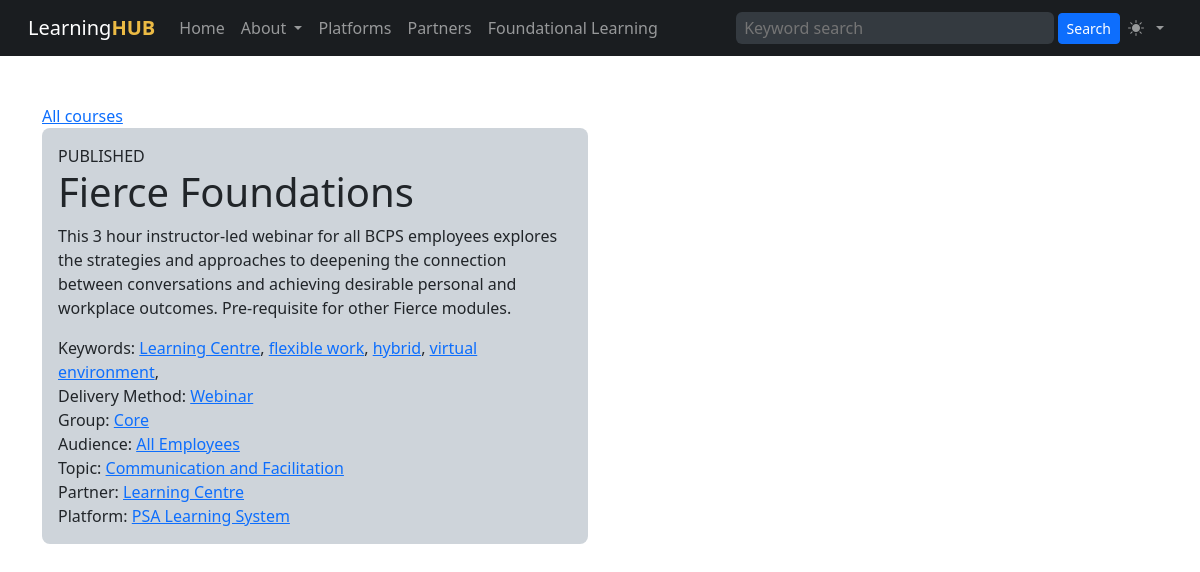
Page /course.php?cid=66 on the earlier database version.
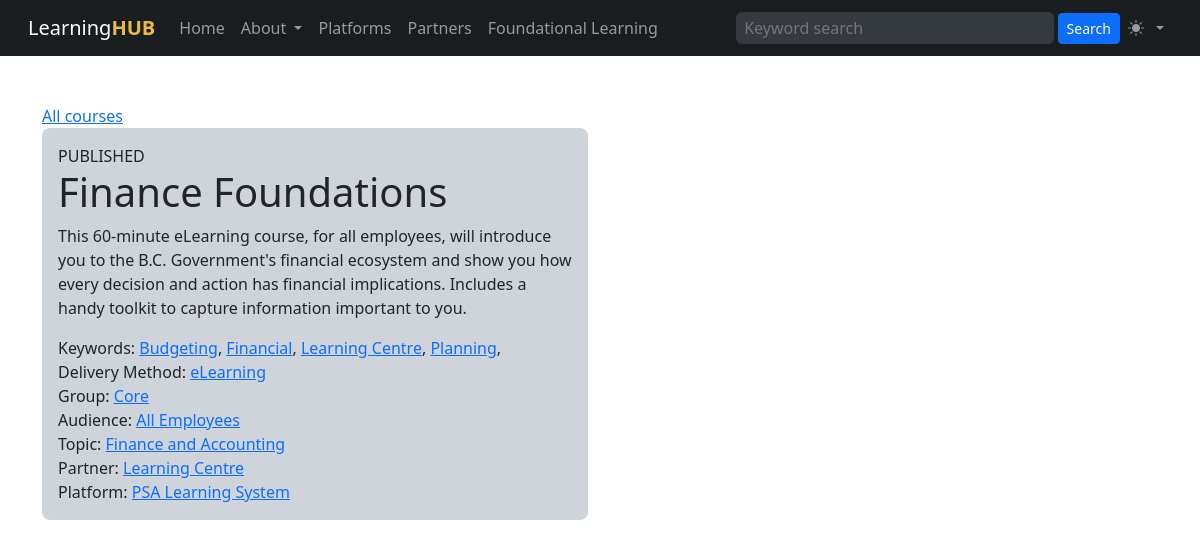
Same page on the later database version.
### tables this page shows
CREATE TABLE "courses" (
    "id" INTEGER PRIMARY KEY AUTOINCREMENT NOT NULL,
    "status" VARCHAR NOT NULL,
    "sortorder" INTEGER,
    "name" VARCHAR NOT NULL,
    "slug" VARCHAR,
    "description" VARCHAR NOT NULL,
    "created" DATETIME NOT NULL,
    "modified" DATETIME,
    "platform_last_updated" DATETIME,
    "expiry_date" DATETIME,
    "user_idir" VARCHAR,
    "course_id" INTEGER,
    "weight" INTEGER,
    "url" VARCHAR,
    "search" TEXT,
    "keywords" VARCHAR,
    "refresh_cycle" TEXT,
    "partner_id" INTEGER,
    "platform_id" INTEGER,
    "dmethod_id" INTEGER,
    "group_id" INTEGER,
    "audience_id" INTEGER,
    "topic_id" INTEGER,
    FOREIGN KEY(partner_id) REFERENCES learning_partners(id),
    FOREIGN KEY(platform_id) REFERENCES learning_platforms(id),
    FOREIGN KEY(dmethod_id) REFERENCES delivery_methods(id),
    FOREIGN KEY(group_id) REFERENCES groups(id),
    FOREIGN KEY(audience_id) REFERENCES audiences(id),
    FOREIGN KEY(topic_id) REFERENCES topics(id)
);

CREATE TABLE "delivery_methods" (
    "id" INTEGER PRIMARY KEY AUTOINCREMENT NOT NULL,
    "created" DATETIME,
    "modified" DATETIME,
    "sortorder" INTEGER,
    "name" VARCHAR,
    "slug" VARCHAR,
    "description" VARCHAR,
    "icon" VARCHAR,
    "color" VARCHAR
);

CREATE TABLE "groups" (
    "id" INTEGER PRIMARY KEY AUTOINCREMENT NOT NULL,
    "created" DATETIME,
    "modified" DATETIME,
    "sortorder" INTEGER,
    "name" VARCHAR,
    "slug" VARCHAR,
    "description" VARCHAR,
    "icon" VARCHAR,
    "color" VARCHAR
);

CREATE TABLE "audiences" (
    "id" INTEGER PRIMARY KEY AUTOINCREMENT NOT NULL,
    "created" DATETIME,
    "modified" DATETIME,
    "sortorder" INTEGER,
    "name" VARCHAR,
    "slug" VARCHAR,
    "description" VARCHAR,
    "icon" VARCHAR,
    "color" VARCHAR
);

CREATE TABLE "topics" (
    "id" INTEGER PRIMARY KEY AUTOINCREMENT NOT NULL,
    "created" DATETIME,
    "modified" DATETIME,
    "sortorder" INTEGER,
    "name" VARCHAR,
    "slug" VARCHAR,
    "description" VARCHAR,
    "icon" VARCHAR,
    "color" VARCHAR
);

CREATE TABLE "learning_partners" (
    "id" INTEGER PRIMARY KEY AUTOINCREMENT NOT NULL,
    "created" DATETIME,
    "modified" DATETIME,
    "sortorder" INTEGER,
    "name" VARCHAR,
    "slug" VARCHAR,
    "description" VARCHAR,
    "icon" VARCHAR,
    "logo" VARCHAR,
    "color" VARCHAR,
    "url" VARCHAR,
    "admin_name" VARCHAR,
    "admin_email" VARCHAR
);

CREATE TABLE "learning_platforms" (
    "id" INTEGER PRIMARY KEY AUTOINCREMENT NOT NULL,
    "created" DATETIME,
    "modified" DATETIME,
    "sortorder" INTEGER,
    "name" VARCHAR,
    "slug" VARCHAR,
    "description" VARCHAR,
    "logo" VARCHAR,
    "icon" VARCHAR,
    "color" VARCHAR,
    "url" VARCHAR
);

### course.php (the view)
<?php
$db = new SQLite3('courses.sqlite', SQLITE3_OPEN_CREATE | SQLITE3_OPEN_READWRITE);
$db->enableExceptions(true);
?>
<?php require('template/header.php') ?>
<div class="container">
<div class="row">
<div class="col-md-6">
<div><a href="courses.php">All courses</a></div>
<?php
$cid = $_GET['cid'] ?? 0;
$sql = 'SELECT
            c.id AS cid,
            c.name AS cname,
            c.status AS cstatus,
            c.description AS cdesc,
            c.keywords AS ckeys,
            dm.id AS dmid,
            dm.name AS dmname,
            g.name AS groupname,
            g.id AS groupid,
            a.name AS audiencename,
            a.id AS audienceid,
            top.name AS topicname,
            top.id AS topicid,
            pa.name AS partnername,
            pa.id AS partnerid,
            plat.name AS platformname,
            plat.id AS platformid
        FROM
            courses c
        JOIN delivery_methods dm ON dm.id = c.dmethod_id
        JOIN groups g ON g.id = c.group_id
        JOIN audiences a ON a.id = c.audience_id
        JOIN topics top ON top.id = c.topic_id
        JOIN learning_partners pa ON pa.id = c.partner_id
        JOIN learning_platforms plat ON plat.id = c.platform_id
        WHERE c.id = ' . $cid . ';';
$statement = $db->prepare($sql);
$result = $statement->execute();
?>
<?php while ($row = $result->fetchArray()): ?>
    <div class="p-3 mb-2 bg-dark-subtle rounded-3">
        <div><?= strtoupper($row['cstatus']) ?></div>
        <h1><?= $row['cname'] ?></h1>
        <div class="mb-3"><?= $row['cdesc'] ?></div>
        <?php if(!empty($row['ckeys'])): ?>
        <?php $keys = explode(',',$row['ckeys']) ?>
        <div>
        Keywords:
        <?php foreach($keys as $k): ?>
        <a href="keyword.php?keyword=<?= $k ?>"><?= $k ?></a>,
        <?php endforeach ?>
        </div>
        <?php endif ?>
        <div>Delivery Method: <a href="filter.php?dmethod=<?= $row['dmid'] ?>"><?= $row['dmname'] ?></a></div>
        <div>Group: <a href="filter.php?group=<?= $row['groupid'] ?>"><?= $row['groupname'] ?></a></div>
        <div>Audience: <a href="filter.php?audience=<?= $row['audienceid'] ?>"><?= $row['audiencename'] ?></a></div>
        <div>Topic: <a href="filter.php?topic[]=<?= $row['topicid'] ?>"><?= $row['topicname'] ?></a></div>
        <div>Partner: <a href="filter.php?partner=<?= $row['partnerid'] ?>"><?= $row['partnername'] ?></a></div>
        <div>Platform: <a href="filter.php?platform=<?= $row['platformid'] ?>"><?= $row['platformname'] ?></a></div>
    </div>
<?php endwhile ?>
</div>
</div>
</div>
</body>
</html>

### template/header.php (shortened to what this page needs)
<!doctype html>
<html data-bs-theme="auto">
<head>
<link href="https://cdn.jsdelivr.net/npm/bootstrap@5.3.3/dist/css/bootstrap.min.css" rel="stylesheet">
<link rel="stylesheet" href="https://cdn.jsdelivr.net/npm/bootstrap-icons@1.11.3/font/bootstrap-icons.min.css">
</head>
<body>
<nav class="navbar bg-dark-subtle sticky-top navbar-expand-lg px-3 mb-5" data-bs-theme="dark" role="navigation" aria-label="Primary menu">
<div class="container-fluid">
    <a href="index.php" class="wordmark navbar-brand order-lg-first me-lg-3">
        Learning<span style="color: #ebba44; font-weight: bold;">HUB</span>
    </a>
    <div class="collapse navbar-collapse" id="navbarSupportedContent">
        <ul class="navbar-nav mb-2 mb-lg-0 order-1 order-lg-2">
            <li class="nav-item">
                <a class="nav-link" aria-current="page" href="index.php">Home</a>
            </li>
            <li class="nav-item dropdown">
                <a class="nav-link dropdown-toggle" href="about/" role="button" data-bs-toggle="dropdown" aria-expanded="false">
                  About
                </a>
            </li>
            <li class="nav-item">
                <a class="nav-link" href="learning-systems/">
                    Platforms
                  </a>
            </li>
            <li class="nav-item">
                <a class="nav-link" href="learning-systems/">
                    Partners
                  </a>
            </li>
            <li class="nav-item">
                <a class="nav-link" href="course/">
                  Foundational Learning
                </a>
            </li>
        </ul>
    </div>
    <form method="get" action="/filter.php" class="collapse navbar-collapse mt-1 mt-lg-0" role="search" id="navbarSearch">
        <input type="search"
                id="s"
                class="s px-2 py-1 bg-light-subtle flex-grow-1 flex-shrink-1 me-1 rounded-2 border-0"
                name="s"
                placeholder="Keyword search"
                required
                value="<?php if(!empty($_GET['s'])) echo htmlspecialchars($_GET['s']) ?>">
        <button class="btn btn-sm btn-primary" type="submit" class="searchsubmit" aria-label="Submit Search">
            Search
        </button>
    </form>
    <ul class="navbar-nav mb-2 mb-lg-0">
    <li class="nav-item dropdown">
            <button class="btn btn-link nav-link ml-3 py-2 px-0 px-lg-2 dropdown-toggle d-flex align-items-center" id="bd-theme" type="button" aria-expanded="false" data-bs-toggle="dropdown" data-bs-display="static" aria-label="Toggle theme (dark)">
              <span class="theme-icon-active"><i class="me-2"></i></span>
            </button>
        </li>
    </ul>
</div>
</nav>

Differences in the rows shown:
changed courses "PUBLISHED": name "Fierce Foundations" → "Finance Foundations"; description "This 3 hour instructor-led webinar for all BCPS employees explores the strategies and approaches to deepening the connection between conversations and achieving desirable personal and workplace outcomes. Pre-requisite for other Fierce modules." → "This 60-minute eLearning course, for all employees, will introduce you to the B.C. Government's financial ecosystem and show you how every decision and action has financial implications. Includes a handy toolkit to capture information important to you."; dmethod.name "Webinar" → "eLearning"; topic.name "Communication and Facilitation" → "Finance and Accounting"
Other differences:
new list line: "Budgeting ,"
new list line: "Financial ,"
new list line: "Planning ,"
list line gone: "flexible work ,"
list line gone: "hybrid ,"
list line gone: "virtual environment ,"
